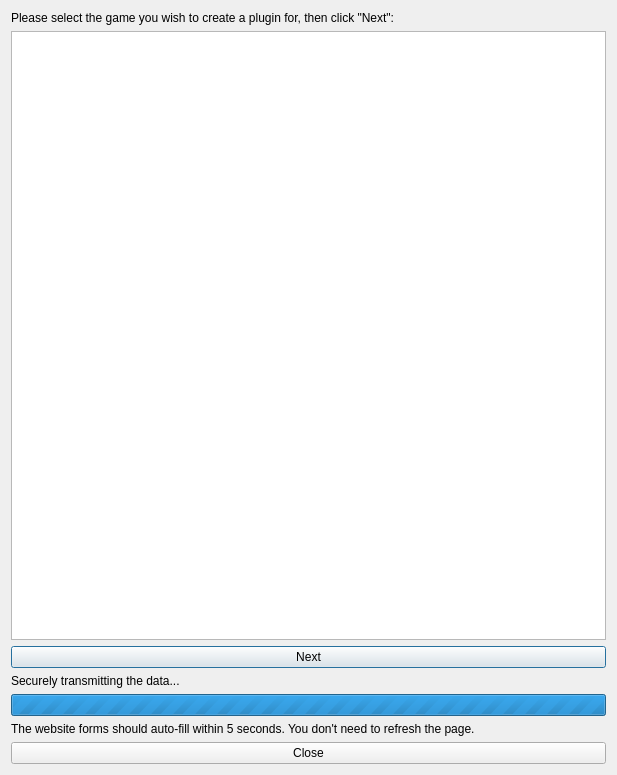
<?xml version="1.0" encoding="UTF-8"?>
<ui version="4.0">
 <class>Dialog</class>
 <widget class="QDialog" name="Dialog">
  <property name="geometry">
   <rect>
    <x>0</x>
    <y>0</y>
    <width>617</width>
    <height>775</height>
   </rect>
  </property>
  <property name="windowTitle">
   <string>Dialog</string>
  </property>
  <layout class="QVBoxLayout" name="verticalLayout_2">
   <item>
    <layout class="QVBoxLayout" name="verticalLayout" stretch="0,0,0,0,0,0,0">
     <item>
      <widget class="QLabel" name="lbl_instructions">
       <property name="text">
        <string>Please select the game you wish to create a plugin for, then click &quot;Next&quot;:</string>
       </property>
       <property name="wordWrap">
        <bool>true</bool>
       </property>
      </widget>
     </item>
     <item>
      <widget class="QListWidget" name="list_games">
       <property name="minimumSize">
        <size>
         <width>0</width>
         <height>200</height>
        </size>
       </property>
      </widget>
     </item>
     <item>
      <widget class="QPushButton" name="btn_next">
       <property name="text">
        <string>Next</string>
       </property>
      </widget>
     </item>
     <item>
      <widget class="QLabel" name="lbl_connecting">
       <property name="text">
        <string>Securely transmitting the data...</string>
       </property>
       <property name="wordWrap">
        <bool>true</bool>
       </property>
      </widget>
     </item>
     <item>
      <widget class="QProgressBar" name="progress_connecting">
       <property name="maximum">
        <number>0</number>
       </property>
       <property name="value">
        <number>0</number>
       </property>
      </widget>
     </item>
     <item>
      <widget class="QLabel" name="lbl_done">
       <property name="text">
        <string>The website forms should auto-fill within 5 seconds. You don't need to refresh the page.</string>
       </property>
       <property name="wordWrap">
        <bool>true</bool>
       </property>
      </widget>
     </item>
     <item>
      <widget class="QPushButton" name="btn_close">
       <property name="text">
        <string>Close</string>
       </property>
      </widget>
     </item>
    </layout>
   </item>
  </layout>
 </widget>
 <resources/>
 <connections/>
</ui>
